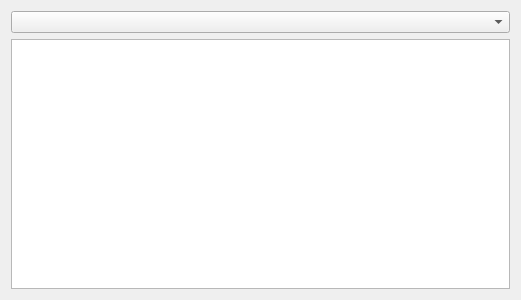
<?xml version="1.0" encoding="UTF-8"?>
<ui version="4.0">
 <class>ScenarioLogWidget</class>
 <widget class="QWidget" name="ScenarioLogWidget">
  <property name="geometry">
   <rect>
    <x>0</x>
    <y>0</y>
    <width>521</width>
    <height>300</height>
   </rect>
  </property>
  <property name="sizePolicy">
   <sizepolicy hsizetype="Expanding" vsizetype="MinimumExpanding">
    <horstretch>0</horstretch>
    <verstretch>0</verstretch>
   </sizepolicy>
  </property>
  <property name="windowTitle">
   <string>&amp;Log</string>
  </property>
  <layout class="QVBoxLayout" name="verticalLayout">
   <item>
    <widget class="QComboBox" name="comboBoxLogName">
     <property name="sizePolicy">
      <sizepolicy hsizetype="MinimumExpanding" vsizetype="Fixed">
       <horstretch>0</horstretch>
       <verstretch>0</verstretch>
      </sizepolicy>
     </property>
    </widget>
   </item>
   <item>
    <widget class="QPlainTextEdit" name="plainTextLog">
     <property name="sizePolicy">
      <sizepolicy hsizetype="MinimumExpanding" vsizetype="Expanding">
       <horstretch>0</horstretch>
       <verstretch>0</verstretch>
      </sizepolicy>
     </property>
     <property name="readOnly">
      <bool>true</bool>
     </property>
    </widget>
   </item>
  </layout>
 </widget>
 <resources/>
 <connections/>
</ui>
